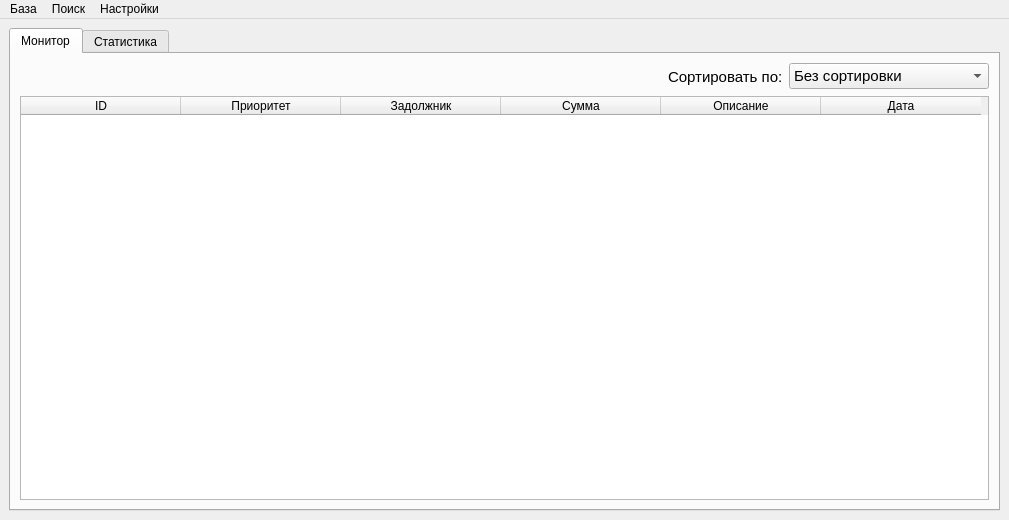
<?xml version="1.0" encoding="UTF-8"?>
<ui version="4.0">
 <class>MainWindow</class>
 <widget class="QMainWindow" name="MainWindow">
  <property name="geometry">
   <rect>
    <x>0</x>
    <y>0</y>
    <width>1009</width>
    <height>520</height>
   </rect>
  </property>
  <property name="windowTitle">
   <string>Долговая книга</string>
  </property>
  <property name="styleSheet">
   <string notr="true">#puBu{
	border: 1px solid red;
	border-radius: 6px;
	background-color: red;
	transition: background 1s easy;
}

#puBu:hover{
	background-color: green;
}</string>
  </property>
  <widget class="QWidget" name="centralwidget">
   <layout class="QGridLayout" name="gridLayout">
    <item row="0" column="0" rowspan="2">
     <layout class="QGridLayout" name="gridLayout_2">
      <property name="spacing">
       <number>0</number>
      </property>
      <item row="0" column="1">
       <widget class="QTabWidget" name="tabWidget">
        <property name="currentIndex">
         <number>0</number>
        </property>
        <widget class="QWidget" name="tab">
         <attribute name="title">
          <string>Монитор</string>
         </attribute>
         <layout class="QGridLayout" name="gridLayout_4">
          <item row="4" column="0">
           <layout class="QGridLayout" name="gridLayout_3">
            <item row="0" column="1" alignment="Qt::AlignRight">
             <widget class="QLabel" name="label_11">
              <property name="font">
               <font>
                <pointsize>11</pointsize>
               </font>
              </property>
              <property name="text">
               <string>Сортировать по:</string>
              </property>
             </widget>
            </item>
            <item row="0" column="2">
             <widget class="QComboBox" name="sorting_list">
              <property name="maximumSize">
               <size>
                <width>200</width>
                <height>16777215</height>
               </size>
              </property>
              <property name="font">
               <font>
                <pointsize>11</pointsize>
               </font>
              </property>
              <property name="styleSheet">
               <string notr="true"/>
              </property>
              <item>
               <property name="text">
                <string>Без сортировки</string>
               </property>
              </item>
              <item>
               <property name="text">
                <string>По алфавиту (должник)</string>
               </property>
              </item>
              <item>
               <property name="text">
                <string>По сумме</string>
               </property>
              </item>
              <item>
               <property name="text">
                <string>По дате</string>
               </property>
              </item>
             </widget>
            </item>
            <item row="0" column="0">
             <widget class="QPushButton" name="refresh_btn">
              <property name="minimumSize">
               <size>
                <width>0</width>
                <height>27</height>
               </size>
              </property>
              <property name="maximumSize">
               <size>
                <width>27</width>
                <height>27</height>
               </size>
              </property>
              <property name="toolTip">
               <string>Обновить монитор</string>
              </property>
              <property name="autoFillBackground">
               <bool>false</bool>
              </property>
              <property name="styleSheet">
               <string notr="true"/>
              </property>
              <property name="text">
               <string/>
              </property>
              <property name="icon">
               <iconset>
                <normaloff>refresh.png</normaloff>refresh.png</iconset>
              </property>
              <property name="flat">
               <bool>true</bool>
              </property>
             </widget>
            </item>
            <item row="1" column="0" colspan="3">
             <widget class="QTableWidget" name="monitor_table">
              <property name="contextMenuPolicy">
               <enum>Qt::ActionsContextMenu</enum>
              </property>
              <property name="selectionMode">
               <enum>QAbstractItemView::SingleSelection</enum>
              </property>
              <property name="showGrid">
               <bool>false</bool>
              </property>
              <property name="rowCount">
               <number>0</number>
              </property>
              <attribute name="horizontalHeaderCascadingSectionResizes">
               <bool>false</bool>
              </attribute>
              <attribute name="horizontalHeaderDefaultSectionSize">
               <number>160</number>
              </attribute>
              <attribute name="horizontalHeaderShowSortIndicator" stdset="0">
               <bool>false</bool>
              </attribute>
              <attribute name="horizontalHeaderStretchLastSection">
               <bool>false</bool>
              </attribute>
              <attribute name="verticalHeaderVisible">
               <bool>false</bool>
              </attribute>
              <column>
               <property name="text">
                <string>ID</string>
               </property>
              </column>
              <column>
               <property name="text">
                <string>Приоритет</string>
               </property>
              </column>
              <column>
               <property name="text">
                <string>Задолжник</string>
               </property>
              </column>
              <column>
               <property name="text">
                <string>Сумма</string>
               </property>
              </column>
              <column>
               <property name="text">
                <string>Описание</string>
               </property>
              </column>
              <column>
               <property name="text">
                <string>Дата</string>
               </property>
              </column>
             </widget>
            </item>
           </layout>
          </item>
         </layout>
        </widget>
        <widget class="QWidget" name="tab_2">
         <attribute name="title">
          <string>Статистика</string>
         </attribute>
         <layout class="QGridLayout" name="gridLayout_5">
          <item row="2" column="0">
           <widget class="QLabel" name="label_5">
            <property name="font">
             <font>
              <pointsize>20</pointsize>
             </font>
            </property>
            <property name="text">
             <string>Минимальная сумма задолженности:</string>
            </property>
           </widget>
          </item>
          <item row="0" column="1">
           <widget class="QLabel" name="sum_amount">
            <property name="font">
             <font>
              <pointsize>20</pointsize>
              <weight>75</weight>
              <bold>true</bold>
             </font>
            </property>
            <property name="text">
             <string>1000 р</string>
            </property>
           </widget>
          </item>
          <item row="1" column="1">
           <widget class="QLabel" name="max_amount">
            <property name="font">
             <font>
              <pointsize>20</pointsize>
              <weight>75</weight>
              <bold>true</bold>
             </font>
            </property>
            <property name="text">
             <string>300 р</string>
            </property>
           </widget>
          </item>
          <item row="3" column="0">
           <widget class="QLabel" name="label_7">
            <property name="font">
             <font>
              <pointsize>20</pointsize>
             </font>
            </property>
            <property name="text">
             <string>Количество задолжников:</string>
            </property>
           </widget>
          </item>
          <item row="3" column="1">
           <widget class="QLabel" name="debtors_count">
            <property name="font">
             <font>
              <pointsize>20</pointsize>
              <weight>75</weight>
              <bold>true</bold>
             </font>
            </property>
            <property name="text">
             <string>5</string>
            </property>
           </widget>
          </item>
          <item row="0" column="0">
           <widget class="QLabel" name="label">
            <property name="font">
             <font>
              <pointsize>20</pointsize>
             </font>
            </property>
            <property name="text">
             <string>Общая сумма задолженностей:</string>
            </property>
           </widget>
          </item>
          <item row="1" column="0">
           <widget class="QLabel" name="label_3">
            <property name="font">
             <font>
              <pointsize>20</pointsize>
             </font>
            </property>
            <property name="text">
             <string>Максимальная сумма задолженности:</string>
            </property>
           </widget>
          </item>
          <item row="2" column="1">
           <widget class="QLabel" name="min_amount">
            <property name="font">
             <font>
              <pointsize>20</pointsize>
              <weight>75</weight>
              <bold>true</bold>
             </font>
            </property>
            <property name="text">
             <string>10  р</string>
            </property>
           </widget>
          </item>
          <item row="4" column="0">
           <widget class="QLabel" name="label_9">
            <property name="font">
             <font>
              <pointsize>20</pointsize>
             </font>
            </property>
            <property name="text">
             <string>Количество задолженностей:</string>
            </property>
           </widget>
          </item>
          <item row="4" column="1">
           <widget class="QLabel" name="debts_count">
            <property name="font">
             <font>
              <pointsize>20</pointsize>
              <weight>75</weight>
              <bold>true</bold>
             </font>
            </property>
            <property name="text">
             <string>5</string>
            </property>
           </widget>
          </item>
         </layout>
        </widget>
       </widget>
      </item>
     </layout>
    </item>
   </layout>
  </widget>
  <widget class="QMenuBar" name="menubar">
   <property name="geometry">
    <rect>
     <x>0</x>
     <y>0</y>
     <width>1009</width>
     <height>21</height>
    </rect>
   </property>
   <widget class="QMenu" name="menu">
    <property name="title">
     <string>База</string>
    </property>
    <addaction name="action"/>
    <addaction name="action_2"/>
   </widget>
   <widget class="QMenu" name="menu_2">
    <property name="title">
     <string>Настройки</string>
    </property>
    <addaction name="action_3"/>
    <addaction name="action_4"/>
   </widget>
   <widget class="QMenu" name="search_menu">
    <property name="title">
     <string>Поиск</string>
    </property>
    <addaction name="action_5"/>
   </widget>
   <addaction name="menu"/>
   <addaction name="search_menu"/>
   <addaction name="menu_2"/>
  </widget>
  <action name="action">
   <property name="text">
    <string>Добавить долг</string>
   </property>
   <property name="shortcut">
    <string>Ctrl+Shift+N</string>
   </property>
  </action>
  <action name="action_2">
   <property name="text">
    <string>Задолжники</string>
   </property>
   <property name="shortcut">
    <string>Ctrl+U</string>
   </property>
  </action>
  <action name="action_3">
   <property name="text">
    <string>Изменить данные входа</string>
   </property>
  </action>
  <action name="action_4">
   <property name="text">
    <string>Сбросить данные</string>
   </property>
  </action>
  <action name="action_5">
   <property name="text">
    <string>Поиск в базе</string>
   </property>
   <property name="shortcut">
    <string>Ctrl+S</string>
   </property>
  </action>
 </widget>
 <resources/>
 <connections/>
</ui>
